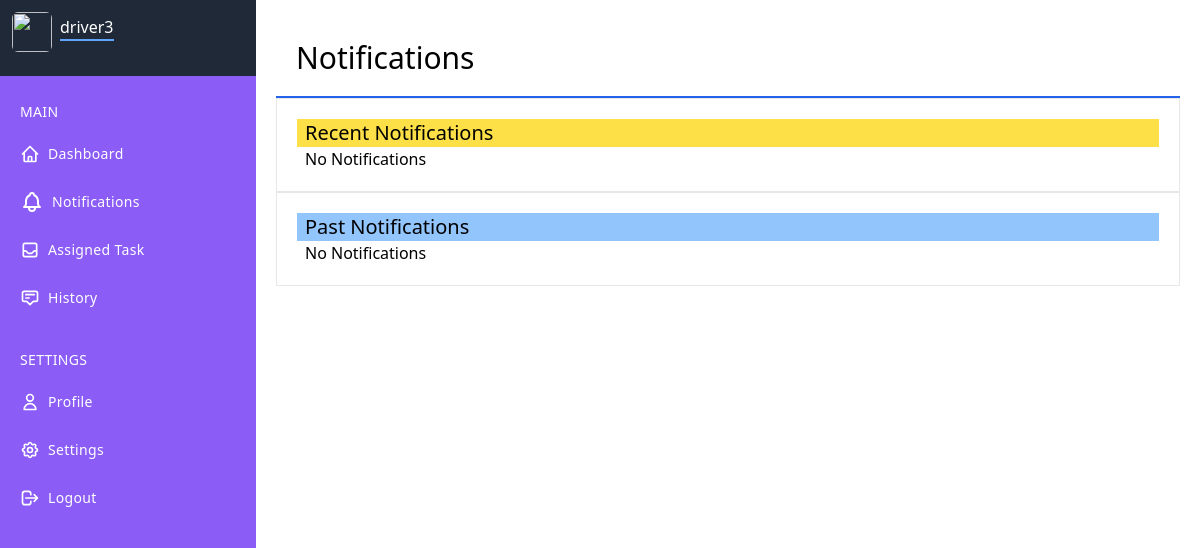
The page /driver/notification.php (signed in) on the database as committed earlier.
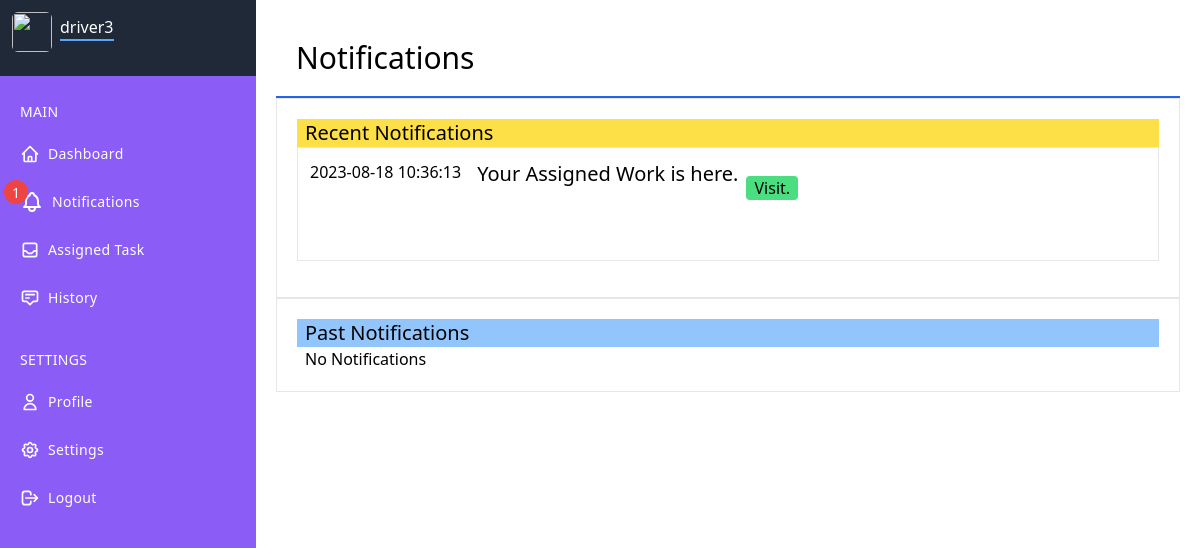
The same page on the database as committed later.
### tables this page shows
CREATE TABLE `notification` (
  `id` int(11) NOT NULL,
  `from_id` int(11) NOT NULL,
  `to_id` int(11) NOT NULL,
  `message` varchar(500) NOT NULL,
  `time` timestamp NOT NULL DEFAULT current_timestamp(),
  `status` int(1) NOT NULL DEFAULT 0
);

### driver/notification.php (the view, shortened to what the changed rows need)
<!DOCTYPE html>
<html lang="en">
<head>
    <link rel="stylesheet" href="../style.css">
</head>
<body>
    <?php include 'driverdashlayout.php'; ?>
    <div class="h-full w-full p-5 ml-14 md:ml-64">
        <div class="w-full p-5 border-b-2 border-blue-600">
            <h2 class="text-3xl  ">Notifications</h2>
        </div>
        <div class="w-full p-5 border">
            <div class="bg-yellow-300 text-xl px-2"><span>Recent Notifications</span></div>
            <?php
            $query = "SELECT * FROM notification WHERE to_id=$driverid AND status=0";
            $result = mysqli_query($con, $query);
            if ($result->num_rows > 0) {
                while ($row = $result->fetch_assoc()) {
            ?>
                    <div class="border p-3 mb-4">
                        <div class="flex mb-4">
                            <div>
                                <h3><?php echo $row['time']; ?></h3>
                            </div>
                            <div class="ml-4 flex">
                                <h3 class="text-xl"><?php echo $row['message']; ?></h3>
                                <div class="flex mb-4">
                                    <a href="assignedtask.php?nid=<?php echo $row['id']; ?>" class="px-2 my-4 mx-2 rounded bg-green-400 ">Visit.</a>
                                </div>
                            </div>
                        </div>
                    </div>
                <?php
                }
            } else {
                ?>
                <h3 class="px-2">No Notifications</h3>
            <?php
            }
            ?>
        </div>
    </div>
    </div>
</body>
</html>

### driver/driverdashlayout.php (shortened to what the changed rows need)
<?php
$driverid = $_SESSION['driverid'];
$con = mysqli_connect("localhost", "root", "", "project_gcs");
?>
<div class="flex">
    <div class="fixed h-screen flex flex-col w-14 hover:w-64 md:w-64 bg-violet-500 text-white transition-all duration-300 border-none z-10 sidebar">
        <div class="overflow-y-auto overflow-x-hidden flex flex-col justify-between flex-grow">
            <ul class="flex flex-col mt-20 py-4 space-y-1">
                <?php
                $count = "SELECT * FROM notification WHERE to_id =$driverid AND status=0";
                $res = mysqli_query($con, $count);
                $c = mysqli_num_rows($res);
                ?>
                <li>
                    <a href="notification.php" class="relative flex flex-row items-center h-11 focus:outline-none hover:bg-gray-600 text-white-600 hover:text-white-800 border-l-4 border-transparent hover:border-gray-800 pr-6">
                        <?php if ($c != 0) { ?>
                            <div class="absolute left-0 top-0  bg-red-500 rounded-full">
                                <span class="text-sm text-white p-2"><?php echo $c; ?></span>
                            </div>
                        <?php } ?>
                    </a>
                </li>
            </ul>
        </div>
    </div>

Rows that differ between the two databases and show on the page:
added notification: time "2023-08-18 10:36:13", message "Your Assigned Work is here."
Other text that changed with them:
$c: (not shown) → "1"
text no longer shown: "No Notifications"
